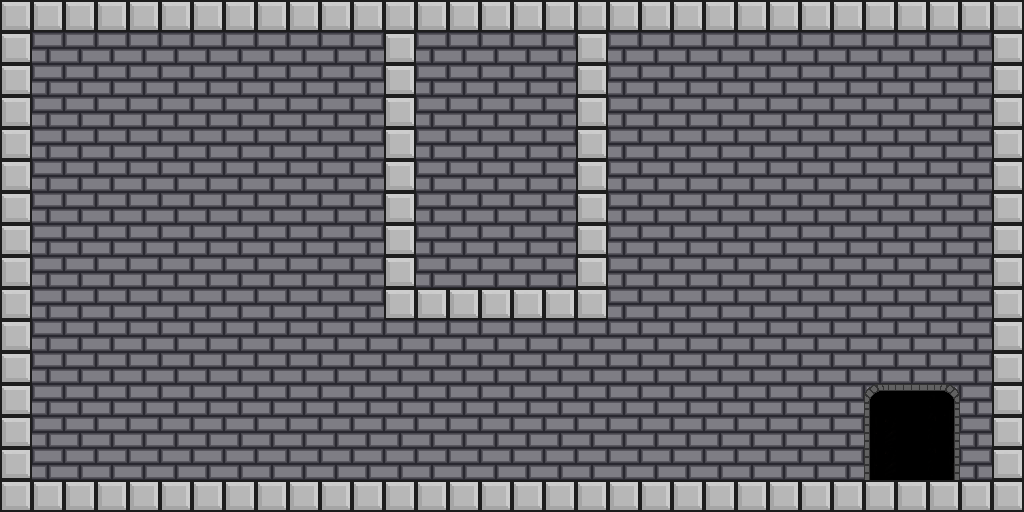

Rendered tile map (Tiled .tmx) drawn with the repository's tilesets; below, a short description and the map source with its tile grids summarised:
An orthogonal 32x16 tile map with 32x32 px tiles, 5 tile layers (background, background lighting, ground, noncollidable, ...) and 8 objects (4x breakable, player, end, skeleton, movable).

<map version="1.0" orientation="orthogonal" width="32" height="16" tilewidth="32" tileheight="32">
 <tileset firstgid="1" name="KS Tiles" tilewidth="32" tileheight="32" spacing="2" margin="1">
  <image source="../art/tiles/tileset/tileset1.png" width="272" height="238" />
 </tileset>
 <layer name="background" width="32" height="16">
  <data>[512 cells, 512 non-empty, 1 distinct tile ids]</data>
 </layer>
 <layer name="background lighting" width="32" height="16">
  <data>[512 cells, 512 non-empty, 1 distinct tile ids]</data>
 </layer>
 <layer name="ground" width="32" height="16">
  <data>[512 cells, 115 non-empty, 1 distinct tile ids]</data>
 </layer>
 <layer name="noncollidable" width="32" height="16">
  <data>[512 cells, 9 non-empty, 6 distinct tile ids]</data>
 </layer>
 <layer name="spikes" width="32" height="16">
  <data>[512 cells, 0 non-empty, 0 distinct tile ids]</data>
 </layer>
 <objectgroup name="spawns" width="32" height="16">
  <object name="player" type="player" gid="1" x="72" y="442" />
  <object name="end" type="end" gid="2" x="894" y="452" />
  <object name="skeleton" type="skeleton" gid="3" x="277" y="440" />
  <object name="breakable" type="breakable" gid="17" x="480" y="473" />
  <object name="breakable" type="breakable" gid="17" x="480" y="395" />
  <object name="breakable" type="breakable" gid="17" x="481" y="359" />
  <object name="breakable" type="breakable" gid="17" x="481" y="435" />
  <object name="movable" type="movable" gid="56" x="640" y="448" />
 </objectgroup>
</map>
